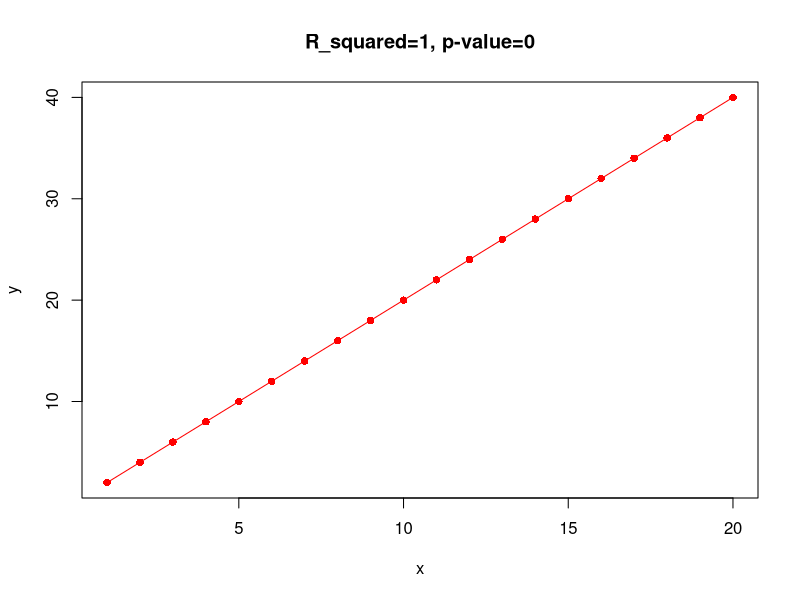
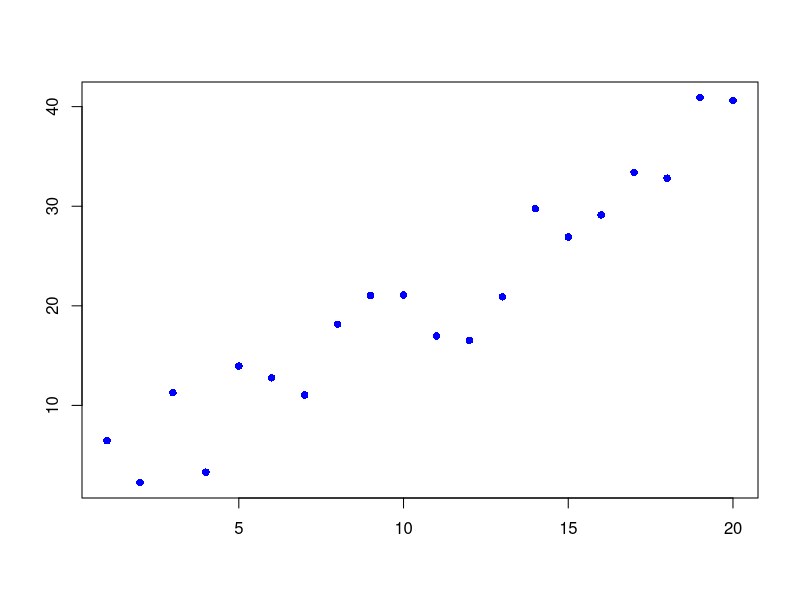

Generate these figures, in order, with R: (Note: this script raises an error after producing the figures.)

# linear regression


rm(list=ls())
graphics.off()


# perfect fit
x <- seq(from=1, to=20, by=1)
y <- 2*x

my_lm <- lm(y ~ x)
summary(my_lm)

plot(x, y, pch=16, cex=1, col='blue')
points(x, my_lm$fitted.values, pch=16, cex=1, col='red')
points(x, my_lm$fitted.values, type='l', col='red')
display_text = paste("R_squared=", round(summary(my_lm)$r.squared, digits=4),
                     ", p-value=", round(summary(my_lm)$coefficients[4], digits=4),
                     sep="")
title(main=display_text)





# add some noise
y <- 2*x + rnorm(length(x), mean=0, sd=4.0)

my_lm <- lm(y ~ x)
summary(my_lm)

plot(x, y, pch=16, cex=1, col='blue', main=title)
points(x, my_lm$fitted.values, pch=16, cex=1, col='red')
points(x, my_lm$fitted.values, type='l', col='red')
display_text = paste("R_squared=", round(summary(my_lm)$r.squared, digits=4),
                     ", p-value=", round(summary(my_lm)$coefficients[4], digits=4),
                     sep="")
title(main=display_text)






# perfect line with an outlier
x <- seq(from=1, to=20, by=1)
y <- 2*x

x <- c(x, 100)
y <- c(y, 500)
plot(x, y, pch=16, cex=1, col='blue')
my_lm <- lm(y ~ x)
plot(x, y, pch=16, cex=1, col='blue', main=title)
points(x, my_lm$fitted.values, pch=16, cex=1, col='red')
points(x, my_lm$fitted.values, type='l', col='red')
display_text = paste("R_squared=", round(summary(my_lm)$r.squared, digits=4),
                     ", p-value=", round(summary(my_lm)$coefficients[4], digits=4),
                     sep="")
title(main=display_text)








# pure noise
x <- seq(from=1, to=20, by=1)
y <- rnorm(length(x), mean=0, sd=5)
plot(x, y, pch=16, cex=1, col='blue')
my_lm <- lm(y ~ x)
plot(x, y, pch=16, cex=1, col='blue')
points(x, my_lm$fitted.values, pch=16, cex=1, col='red')
points(x, my_lm$fitted.values, type='l', col='red')
display_text = paste("R_squared=", round(summary(my_lm)$r.squared, digits=4),
                     ", p-value=", round(summary(my_lm)$coefficients[4], digits=4),
                     sep="")
title(main=display_text)



# add outlier
x <- c(x, 100)
y <- c(y, 100)

plot(x, y, pch=16, cex=1, col='blue')
my_lm <- lm(y ~ x)
plot(x, y, pch=16, cex=1, col='blue', main=title)
points(x, my_lm$fitted.values, pch=16, cex=1, col='red')
points(x, my_lm$fitted.values, type='l', col='red')
display_text = paste("R_squared=", round(summary(my_lm)$r.squared, digits=4),
                     ", p-value=", round(summary(my_lm)$coefficients[4], digits=4),
                     sep="")
title(main=display_text)
